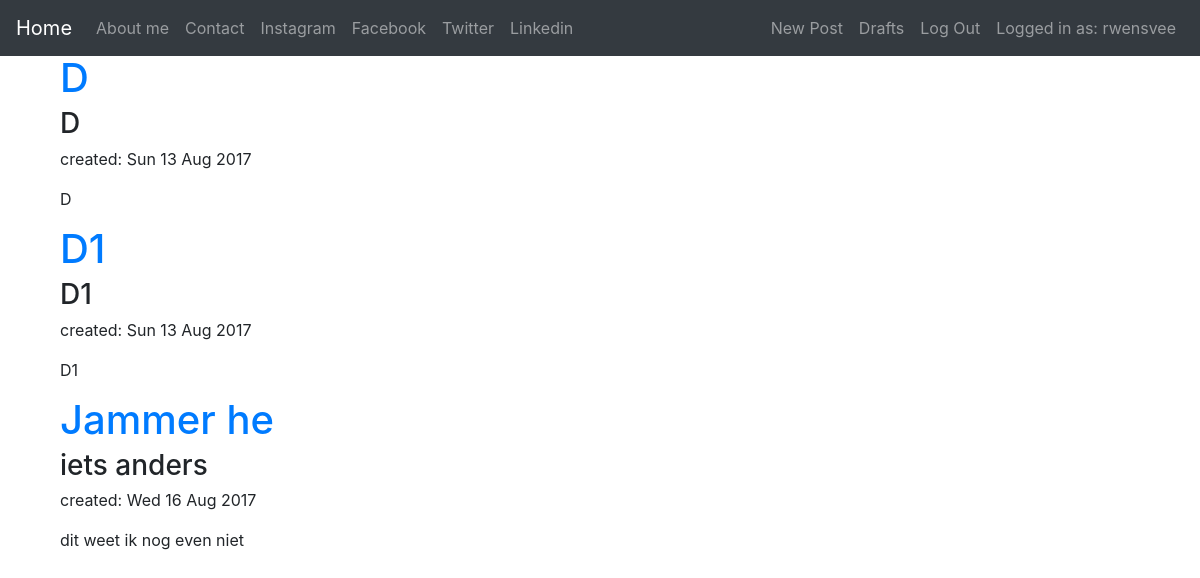
Page /drafts/ (signed in) on the committed database.
### posts/models.py (models this page shows, shortened)
class Post(models.Model):
    author = models.ForeignKey(User,related_name='posts')
    title = models.CharField(max_length=400)
    slug = models.SlugField(allow_unicode=True,unique=True,default='')
    second_title = models.CharField(max_length=400)
    text = models.TextField()
    text_html = models.TextField(editable=False,default='',blank=True)
    created_date = models.DateTimeField(default=timezone.now)
    published_date = models.DateTimeField(blank=True, null=True)
    class Meta():
        ordering = ['title']

### posts/views.py (the view)
# urls.py: url(r'^drafts/$', views.DraftListView.as_view(), name='post_draft_list'),
class DraftListView(LoginRequiredMixin,generic.ListView):
    login_url = '/login/'
    redirect_field_name = 'posts/post_list.html'
    template_name = 'posts/post_draft_list.html'
    model = Post
    def get_queryset(self):
        return Post.objects.filter(published_date__isnull=True).order_by('created_date')

### posts/templates/posts/post_draft_list.html
{% extends "posts/post_base.html" %}
{% block post_content %}
{% for post in post_list %}
  <div class="post col-md-8">
      <h1><a href="{% url 'posts:detail' slug=post.slug %}">{{ post.title }}</a></h1>
      <h3>{{ post.second_title }}</h3>
      <p class="date">created: {{ post.created_date|date:'D d M Y' }}</p>
      <p>{{ post.text|safe|truncatechars:200 }}</p>
  </div>
<br>
{% endfor %}
{% endblock post_content %}

### posts/templates/posts/post_base.html (shortened to what this page needs)
{% extends "base.html" %}
{% block bodyblock %}
<div class="post-page">
  <div class="container">
    <div class="row">
      {% block post_content %}{% endblock post_content %}
    </div>
  </div>
</div>
{% endblock bodyblock %}

### templates/base.html (shortened to what this page needs)
<!DOCTYPE html>
{% load static %}
<html>
  <head>
    <link rel="stylesheet" href="{% static 'css/master.css' %}">
    <link rel="stylesheet" href="{% static 'bootstrap/css/bootstrap.min.css' %}">
    <link rel="stylesheet" href="{% static 'font-awesome-4.7.0/css/font-awesome.min.css' %}">
    <link rel="stylesheet" href="{% static 'quill/quill.snow.css' %}">
    <link rel="stylesheet" href="//cdn.jsdelivr.net/medium-editor/latest/css/medium-editor.min.css" type="text/css" media="screen" charset="utf-8">
  </head>
  <body>
    <nav class='navbar mynav navbar-expand-lg navbar-dark bg-dark' role='navigation' id='navbar'>
      <a class='navbar-brand mynav' href="{% url 'posts:post_list' %}">Home</a>
        <div class="collapse navbar-collapse" id="navbarSupportedContent">
          <ul class='navbar-nav mr-auto'>
            <li class="nav-item"><a class="nav-link" href="#">About me</a></li>
            <li class="nav-item"><a class="nav-link" href="#">Contact</a></li>
            <li class="nav-item"><a class="nav-link" href="https://www.instagram.com/thebeautymind_/">Instagram</a></li>
            <li class="nav-item"><a class="nav-link" href="https://www.facebook.com/KTGuerin/?fref=ts">Facebook</a></li>
            <li class="nav-item"><a class="nav-link" href="https://twitter.com/GuerinKatie">Twitter</a></li>
            <li class="nav-item"><a class="nav-link" href="https://www.linkedin.com/profile/view?id=391042409&trk=nav_responsive_tab_profile">Linkedin</a></li>
          </ul>
          <ul class='navbar-nav navbar-right'>
            {% if user.is_authenticated %}
              <li class="nav-item"><a class="nav-link" href="{% url 'posts:post_new' %}">New Post</a></li>
              <li class="nav-item"><a class="nav-link" href="{% url 'posts:post_draft_list' %}">Drafts</a></li>
              <li class="nav-item"><a class="nav-link" href="{% url 'accounts:logout' %}">Log Out</a></li>
              <li class="nav-item"><a class="nav-link" href="#">Logged in as: {{user.username}}</a></li>
            {% else %}
              <li><a class='nav-link' href="{% url 'accounts:login' %}"><i class="fa fa-user-circle" aria-hidden="true"></i></a></li>
            {% endif %}
          </ul>
        </div>
    </nav>
    <div class="container">
      {% block bodyblock %}
      {% endblock bodyblock %}
    </div>
  </body>
</html>

### static/css/master.css (style rules this page uses)
h1 { color: green; }

### rows in the picture
Post: title "D", second_title "D", created_date "Sun 13 Aug 2017", text "D"
Post: title "D1", second_title "D1", created_date "Sun 13 Aug 2017", text "D1"
Post: title "Jammer he", second_title "iets anders", created_date "Wed 16 Aug 2017", text "dit weet ik nog even niet"

### other values in the picture
{{ user.username }} "rwensvee"
